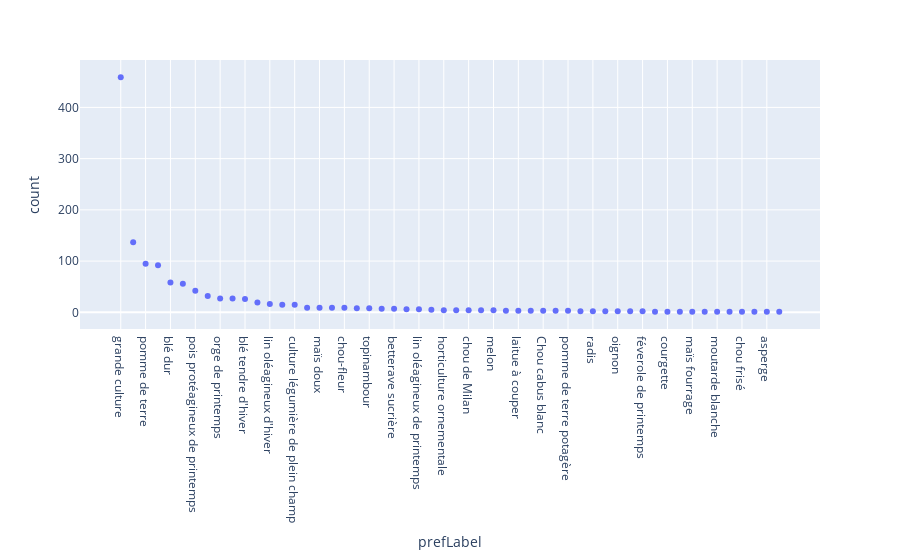
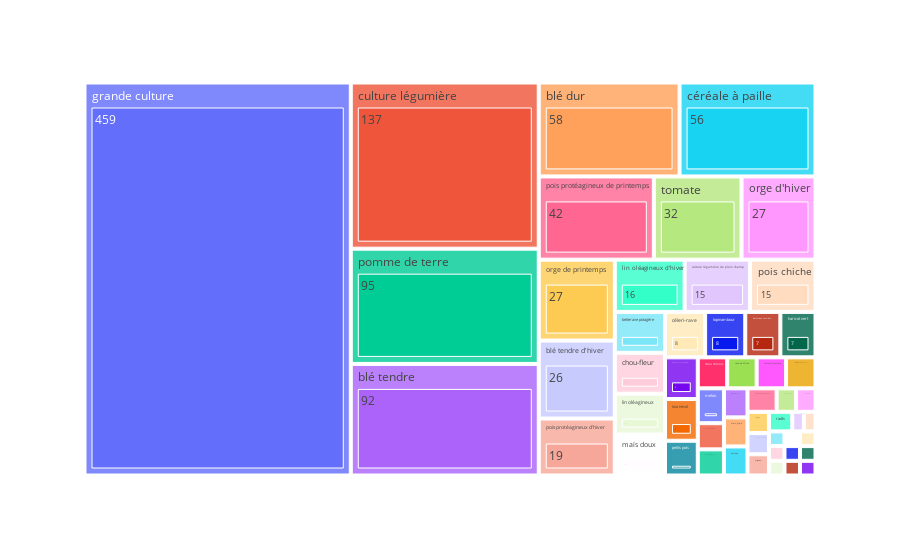

The cell these charts' notebook holds for them, in order:
### Code cell
# show graphs
show_frequencies(d2kab_fcu_tomap_freq)

### Figure 1 — Plotly figure (JSON) as saved in the notebook; plotly's stock layout.template omitted (floating-point values rounded to 4 significant figures)
{"data": [{"hovertemplate": "prefLabel=%{x}<br>count=%{y}<extra></extra>", "legendgroup": "", "marker": {"color": "#636efa", "symbol": "circle"}, "mode": "markers", "name": "", "orientation": "v", "showlegend": false, "type": "scatter", "x": ["grande culture", "culture légumière", "pomme de terre", "blé tendre", "blé dur", "céréale à paille", "pois protéagineux de printemps", "tomate", "orge de printemps", "orge d'hiver", "blé tendre d'hiver", "pois protéagineux d'hiver", "lin oléagineux d'hiver", "pois chiche", "culture légumière de plein champ", "betterave potagère", "maïs doux", "lin oléagineux", "chou-fleur", "céleri-rave", "topinambour", "haricot vert", "betterave sucrière", "tournesol", "lin oléagineux de printemps", "petits pois", "horticulture ornementale", "chou chinois", "chou de Milan", "culture fruitière", "melon", "poireau", "laitue à couper", "chou cabus rouge", "Chou cabus blanc", "maïs grain", "pomme de terre potagère", "chou pommé", "radis", "engrais vert", "oignon", "floriculture", "féverole de printemps", "céleri à cotes", "courgette", "légume racine", "maïs fourrage", "sorgho grain", "moutarde blanche", "ray-grass", "chou frisé", "laitue beurre pommée", "asperge", "chou de Bruxelles"], "xaxis": "x", "y": [459, 137, 95, 92, 58, 56, 42, 32, 27, 27, 26, 19, 16, 15, 15, 9, 9, 9, 9, 8, 8, 7, 7, 6, 6, 5, 4, 4, 4, 4, 4, 3, 3, 3, 3, 3, 3, 2, 2, 2, 2, 2, 2, 1, 1, 1, 1, 1, 1, 1, 1, 1, 1, 1], "yaxis": "y"}], "layout": {"legend": {"tracegroupgap": 0}, "margin": {"t": 60}, "xaxis": {"anchor": "y", "domain": [0, 1], "title": {"text": "prefLabel"}}, "yaxis": {"anchor": "x", "domain": [0, 1], "title": {"text": "count"}}}}

### Figure 2 — Plotly figure (JSON) as saved in the notebook; plotly's stock layout.template omitted (floating-point values rounded to 4 significant figures)
{"data": [{"branchvalues": "total", "domain": {"x": [0, 1], "y": [0, 1]}, "hovertemplate": "labels=%{label}<br>count=%{value}<br>parent=%{parent}<br>id=%{id}<extra></extra>", "ids": ["asperge/1", "chou de Bruxelles/1", "chou frisé/1", "courgette/1", "céleri à cotes/1", "laitue beurre pommée/1", "légume racine/1", "maïs fourrage/1", "moutarde blanche/1", "ray-grass/1", "sorgho grain/1", "chou pommé/2", "engrais vert/2", "floriculture/2", "féverole de printemps/2", "oignon/2", "radis/2", "Chou cabus blanc/3", "chou cabus rouge/3", "laitue à couper/3", "maïs grain/3", "poireau/3", "pomme de terre potagère/3", "chou chinois/4", "chou de Milan/4", "culture fruitière/4", "horticulture ornementale/4", "melon/4", "petits pois/5", "lin oléagineux de printemps/6", "tournesol/6", "betterave sucrière/7", "haricot vert/7", "céleri-rave/8", "topinambour/8", "betterave potagère/9", "chou-fleur/9", "lin oléagineux/9", "maïs doux/9", "culture légumière de plein champ/15", "pois chiche/15", "lin oléagineux d'hiver/16", "pois protéagineux d'hiver/19", "blé tendre d'hiver/26", "orge d'hiver/27", "orge de printemps/27", "tomate/32", "pois protéagineux de printemps/42", "céréale à paille/56", "blé dur/58", "blé tendre/92", "pomme de terre/95", "culture légumière/137", "grande culture/459", "Chou cabus blanc", "asperge", "betterave potagère", "betterave sucrière", "blé dur", "blé tendre", "blé tendre d'hiver", "chou cabus rouge", "chou chinois", "chou de Bruxelles", "chou de Milan", "chou frisé", "chou pommé", "chou-fleur", "courgette", "culture fruitière", "culture légumière", "culture légumière de plein champ", "céleri à cotes", "céleri-rave", "céréale à paille", "engrais vert", "floriculture", "féverole de printemps", "grande culture", "haricot vert", "horticulture ornementale", "laitue beurre pommée", "laitue à couper", "lin oléagineux", "lin oléagineux d'hiver", "lin oléagineux de printemps", "légume racine", "maïs doux", "maïs fourrage", "maïs grain", "melon", "moutarde blanche", "oignon", "orge d'hiver", "orge de printemps", "petits pois", "poireau", "pois chiche", "pois protéagineux d'hiver", "pois protéagineux de printemps", "pomme de terre", "pomme de terre potagère", "radis", "ray-grass", "sorgho grain", "tomate", "topinambour", "tournesol"], "labels": ["1", "1", "1", "1", "1", "1", "1", "1", "1", "1", "1", "2", "2", "2", "2", "2", "2", "3", "3", "3", "3", "3", "3", "4", "4", "4", "4", "4", "5", "6", "6", "7", "7", "8", "8", "9", "9", "9", "9", "15", "15", "16", "19", "26", "27", "27", "32", "42", "56", "58", "92", "95", "137", "459", "Chou cabus blanc", "asperge", "betterave potagère", "betterave sucrière", "blé dur", "blé tendre", "blé tendre d'hiver", "chou cabus rouge", "chou chinois", "chou de Bruxelles", "chou de Milan", "chou frisé", "chou pommé", "chou-fleur", "courgette", "culture fruitière", "culture légumière", "culture légumière de plein champ", "céleri à cotes", "céleri-rave", "céréale à paille", "engrais vert", "floriculture", "féverole de printemps", "grande culture", "haricot vert", "horticulture ornementale", "laitue beurre pommée", "laitue à couper", "lin oléagineux", "lin oléagineux d'hiver", "lin oléagineux de printemps", "légume racine", "maïs doux", "maïs fourrage", "maïs grain", "melon", "moutarde blanche", "oignon", "orge d'hiver", "orge de printemps", "petits pois", "poireau", "pois chiche", "pois protéagineux d'hiver", "pois protéagineux de printemps", "pomme de terre", "pomme de terre potagère", "radis", "ray-grass", "sorgho grain", "tomate", "topinambour", "tournesol"], "name": "", "parents": ["asperge", "chou de Bruxelles", "chou frisé", "courgette", "céleri à cotes", "laitue beurre pommée", "légume racine", "maïs fourrage", "moutarde blanche", "ray-grass", "sorgho grain", "chou pommé", "engrais vert", "floriculture", "féverole de printemps", "oignon", "radis", "Chou cabus blanc", "chou cabus rouge", "laitue à couper", "maïs grain", "poireau", "pomme de terre potagère", "chou chinois", "chou de Milan", "culture fruitière", "horticulture ornementale", "melon", "petits pois", "lin oléagineux de printemps", "tournesol", "betterave sucrière", "haricot vert", "céleri-rave", "topinambour", "betterave potagère", "chou-fleur", "lin oléagineux", "maïs doux", "culture légumière de plein champ", "pois chiche", "lin oléagineux d'hiver", "pois protéagineux d'hiver", "blé tendre d'hiver", "orge d'hiver", "orge de printemps", "tomate", "pois protéagineux de printemps", "céréale à paille", "blé dur", "blé tendre", "pomme de terre", "culture légumière", "grande culture", "", "", "", "", "", "", "", "", "", "", "", "", "", "", "", "", "", "", "", "", "", "", "", "", "", "", "", "", "", "", "", "", "", "", "", "", "", "", "", "", "", "", "", "", "", "", "", "", "", "", "", "", "", ""], "type": "treemap", "values": [1, 1, 1, 1, 1, 1, 1, 1, 1, 1, 1, 2, 2, 2, 2, 2, 2, 3, 3, 3, 3, 3, 3, 4, 4, 4, 4, 4, 5, 6, 6, 7, 7, 8, 8, 9, 9, 9, 9, 15, 15, 16, 19, 26, 27, 27, 32, 42, 56, 58, 92, 95, 137, 459, 3, 1, 9, 7, 58, 92, 26, 3, 4, 1, 4, 1, 2, 9, 1, 4, 137, 15, 1, 8, 56, 2, 2, 2, 459, 7, 4, 1, 3, 9, 16, 6, 1, 9, 1, 3, 4, 1, 2, 27, 27, 5, 3, 15, 19, 42, 95, 3, 2, 1, 1, 32, 8, 6]}], "layout": {"legend": {"tracegroupgap": 0}, "margin": {"t": 60}}}
